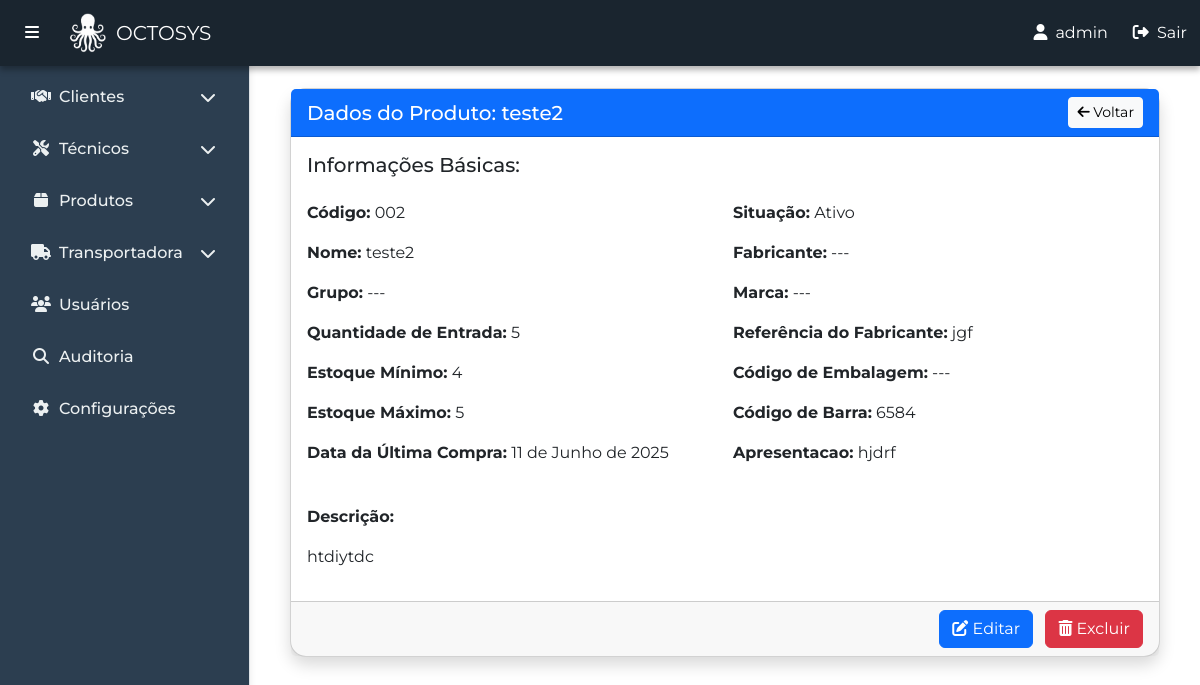
Page /pt-br/produtos/produto/ver/2/ (signed in) on the earlier database version.
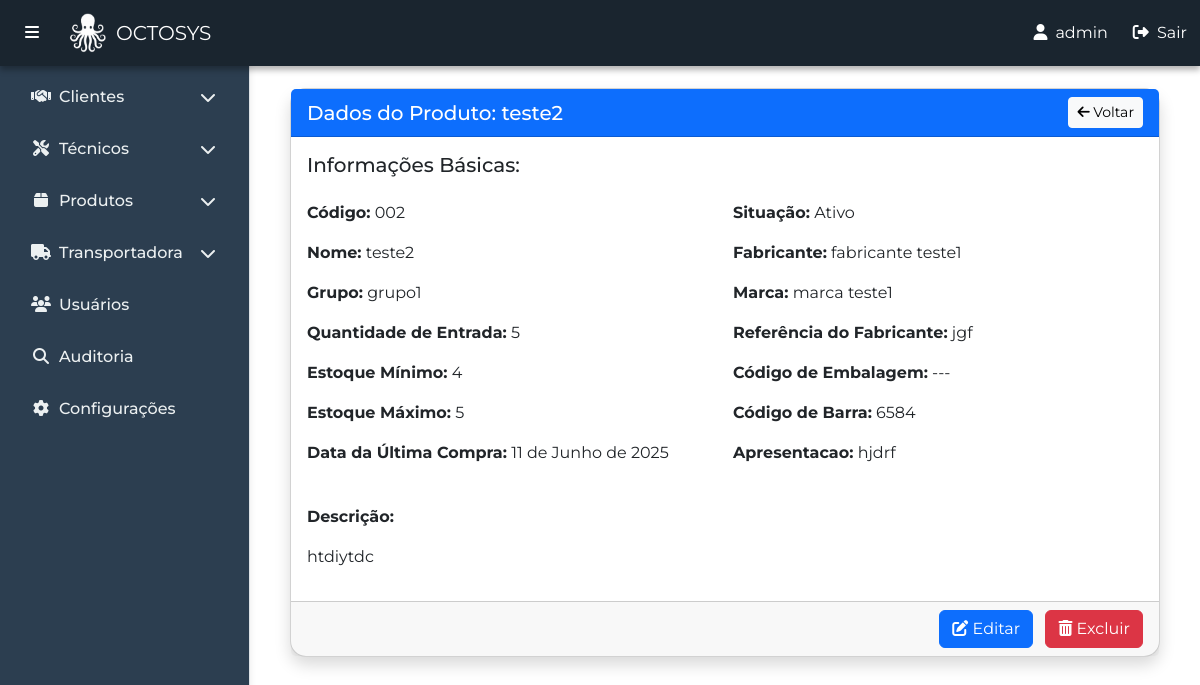
Same page on the later database version.
### produtos/models.py (models this page shows, shortened)
class Produto(models.Model):
    SITUACAO_CHOICES = [
        ('ativo', 'Ativo'),
        ('fora_de_linha', 'Fora de linha'),
        ('ruptura', 'Ruptura'),
        ('preco_desatualizado', 'Preço desatualizado'),
        ('consumo_proprio', 'Consumo próprio'),
        ('nao_comercializado', 'Não comercializado'),
    ]
    codigo = models.CharField(max_length=20, unique=True, blank=True, null=True)
    nome = models.CharField(max_length=100)
    grupo = models.ForeignKey(Grupo, on_delete=models.SET_NULL, null=True)
    qtd_entrada = models.IntegerField()
    estoque_minimo = models.IntegerField()
    estoque_maximo = models.IntegerField()
    situacao = models.CharField(max_length=30, choices=SITUACAO_CHOICES, default='ativo')
    fabricante = models.ForeignKey(Fabricante, on_delete=models.SET_NULL, null=True)
    marca = models.ForeignKey(Marca, on_delete=models.SET_NULL, null=True)
    ref_fabricante = models.CharField(max_length=100)
    cod_embalagem = models.CharField(max_length=20, unique=True, blank=True, null=True)
    cod_barra = models.CharField(max_length=50)
    apresentacao = models.CharField(max_length=60)
    data_ultima_compra = models.DateField(blank=True, null=True)
    descricao = models.TextField(blank=True, null=True)

class Grupo(models.Model):
    nome = models.CharField(max_length=60)
    def __str__(self):
        return self.nome

class Fabricante(models.Model):
    nome = models.CharField(max_length=100)
    def __str__(self):
        return self.nome

class Marca(models.Model):
    nome = models.CharField(max_length=100)
    def __str__(self):
        return self.nome

### produtos/views.py (the view)
# urls.py: path('produto/ver/<int:produto_id>/', views.ver_produto, name='ver_produto'),
@login_required
def ver_produto(request, produto_id):
    produto = get_object_or_404(Produto, id=produto_id)
    return render(request, 'produtos/ver_produto.html', {'produto': produto})

### produtos/templates/produtos/ver_produto.html (shortened to what this page needs)
{% extends 'principal/base.html' %}
{% block content %}
<div class="container my-4">
    <div class="card shadow rounded-4">
        <div class="card-header bg-primary text-white d-flex justify-content-between align-items-center">
            <h5 class="mb-0">Dados do Produto: {{ produto.nome }}</h5>
            <a href="{% url 'produtos:listar_produtos' %}" class="btn btn-light btn-sm">
                <i class="fas fa-arrow-left"></i> Voltar
            </a>
        </div>
        <div class="card-body">
            <div class="row g-3 mb-4">
                <h5>Informações Básicas:</h5>
                <div class="col-md-6">
                    <p><strong>Código:</strong> {{ produto.codigo }}</p>
                    <p><strong>Nome:</strong> {{ produto.nome|default:"---" }}</p>
                    <p><strong>Grupo:</strong> {{ produto.grupo|default:"---" }}</p>
                    <p><strong>Quantidade de Entrada:</strong> {{ produto.qtd_entrada }}</p>
                    <p><strong>Estoque Mínimo:</strong> {{ produto.estoque_minimo|default:"---" }}</p>
                    <p><strong>Estoque Máximo:</strong> {{ produto.estoque_maximo|default:"---" }}</p>
                    <p><strong>Data da Última Compra:</strong> {{ produto.data_ultima_compra }}</p>
                </div>
                <div class="col-md-6">
                    <p><strong>Situação:</strong> {{ produto.get_situacao_display }}</p>
                    <p><strong>Fabricante:</strong> {{ produto.fabricante|default:"---" }}</p>
                    <p><strong>Marca:</strong> {{ produto.marca|default:"---" }}</p>
                    <p><strong>Referência do Fabricante:</strong> {{ produto.ref_fabricante|default:"---" }}</p>
                    <p><strong>Código de Embalagem:</strong> {{ produto.cod_embalagem|default:"---" }}</p>
                    <p><strong>Código de Barra:</strong> {{ produto.cod_barra|default:"---" }}</p>
                    <p><strong>Apresentacao:</strong> {{ produto.apresentacao }}</p>
                </div>
            </div>
            <div class="row">
                <div class="col-md-12">
                    <p><strong>Descrição:</strong></p>
                    <p>{{ produto.descricao|default:"---" }}</p>
                </div>
            </div>
        </div>
        <div class="card-footer text-end">
            <a href="" class="btn btn-primary me-2">
                <i class="fas fa-edit"></i> Editar
            </a>
            <a href="" class="btn btn-danger">
                <i class="fas fa-trash-alt"></i> Excluir
            </a>
        </div>
    </div>
</div>
{% endblock %}

Differences in the rows shown:
changed Produto "teste2": grupo "---" → "grupo1"; fabricante "---" → "fabricante teste1"; marca "---" → "marca teste1"
